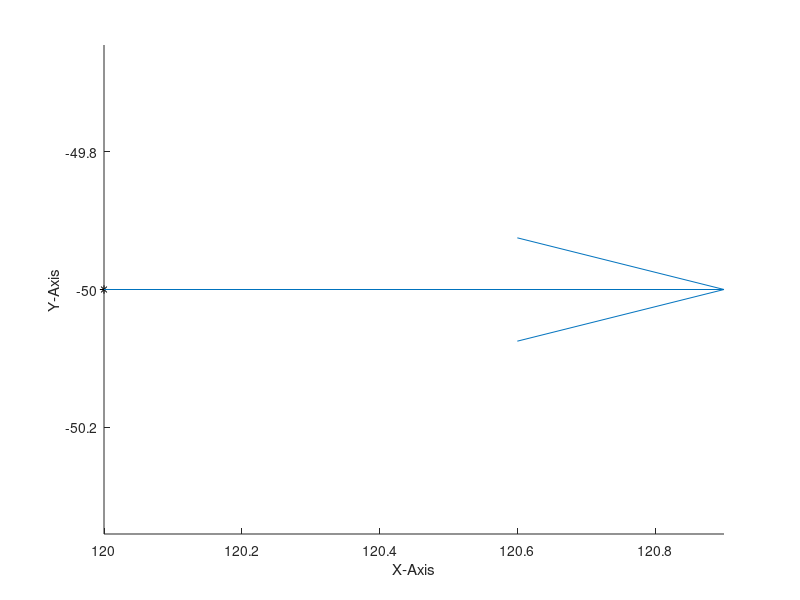

Here is the MATLAB script that generated this plot: (Note: this script raises an error after producing the figure.)
clear all 
close all
clc
%% 
support_point = [120 -50 10];
ray_dir = [1 0 0];

figure(1);
rotate3d on
hold on
axis equal
xlabel('X-Axis')
ylabel('Y-Axis')
zlabel('Z-Axis')
plot3(support_point(1),support_point(2),support_point(3),'*k')
hold on
quiver3(support_point(:,1),support_point(:,2),support_point(:,3),ray_dir(:,1),ray_dir(:,2),ray_dir(:,3))
hold on
%%
[F,V,N]  = stlread('Z:\Shriyanka\Code\Matlab code\model2_bk.stl');

triangle = [];
for i=1:length(F)
 
 temp_triangle = [V((i*3)-2:(i*3),:);V((i*3)-2,:)];
 plot3(temp_triangle(:,1),temp_triangle(:,2),temp_triangle(:,3),'r')
 %face = [1 2 3];
 %patch('Faces',face,'Vertices',triangle,'FaceColor','c')
 triangle = [triangle; temp_triangle];
 
end

length_stl_faces = length(F);
color = accessibility_check_triangle(support_point, ray_dir, triangle, length_stl_faces)